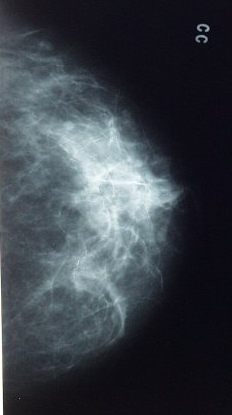
%> input picture Mammo CC P1.tif, 232 x 415 px
$ octave bme872_lab1.m   (GNU Octave 9; MATLAB toolbox functions it lacks are replaced by stand-ins)
%> lines starting %> are read from the running program, lines starting %| are printed output that depends on the picture
%% Part 1: Gray-Level Scaling and Histogram Equalization

img = imread('Mammo CC P1.tif');
%> img is the input picture: size 415x232x3 uint8; mean R, G, B 58.6, 65, 72.3

% Gray Level Scaling
img_gray = rgb2gray(img);

% Histogram Equalization
img_hist = histeq(img_gray); % Hist. equalization
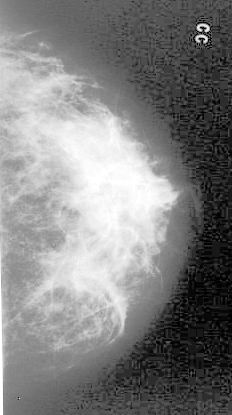
%> img_hist: size 415x232 uint8; min 0, max 255, mean 128.8

figure;
subplot(3,1,1);
imshow(img);
title('Original')
subplot(3,1,2);
imshow(img_gray);
title('Gray-Level Scaling')
subplot(3,1,3);
imshow(img_hist);
title('Histogram Equalization')

% Histrogram of the images before/after equalization
figure;
subplot(1,2,1);
imhist(img);
subplot(1,2,2);
imhist(img_hist);
%> figure, not shown here; panel 1: highest point at x = 13, y = 12464; panel 2: highest point at x = 45, y = 6967


%% Part 2: Applying Gray-Level Scaling and Hist. Equalization on Brain MRI

img2 = imread('0001.bmp');
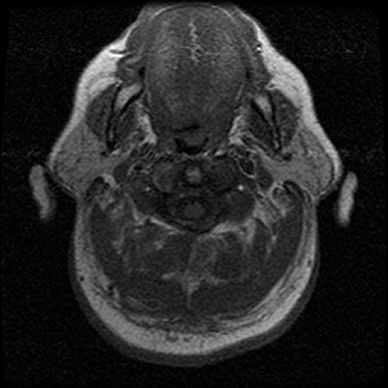
%> input picture 0001.bmp, 388 x 388 px
%> img2 is the input picture: size 388x388x3 uint8; min 0, max 255, mean 38.1
img_gray2 = rgb2gray(img2);
img_hist2 = histeq(img_gray2); % Hist. equalization
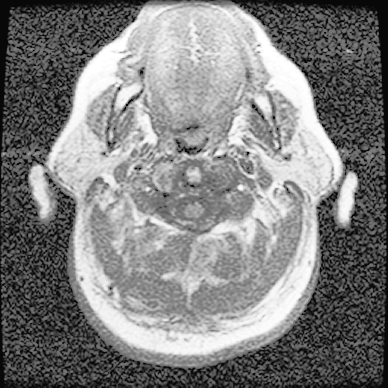
%> img_hist2: size 388x388 uint8; min 8, max 255, mean 128.1

figure;
subplot(3,1,1);
imshow(img2);
title('Original')
subplot(3,1,2);
imshow(img_gray2);
title('Gray-Level Scaling')
subplot(3,1,3);
imshow(img_hist2);
title('Histogram Equalization')

% Histrogram of the images before/after equalization
figure;
subplot(1,2,1);
imhist(img2);
subplot(1,2,2);
imhist(img_hist2);
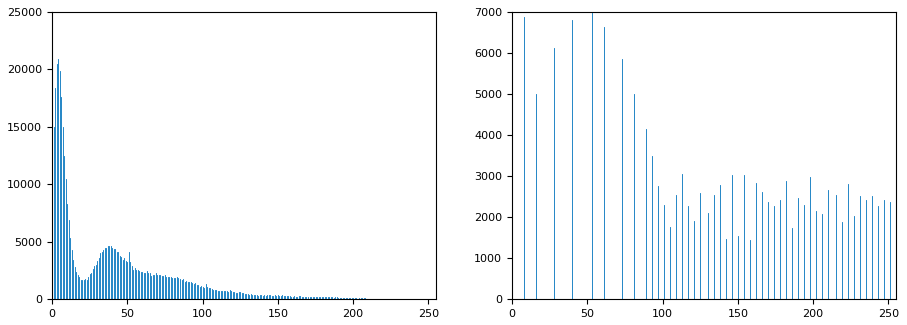
%> figure redrawn from the program's plot data, 2 panels; panel 1: highest point at x = 4, y = 20931; panel 2: highest point at x = 53, y = 6977

%% Part 3:

img3 = imread('070.tif');
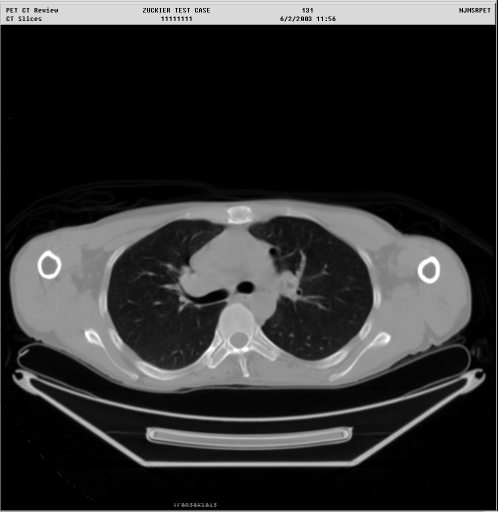
%> input picture 070.tif, 995 x 1024 px (shown at 1/2 size)
%> img3 is the input picture: size 1024x995x3 uint8; mean R, G, B 48.3, 48.3, 48.3
img3gray = rgb2gray(img3); % Convert to gray-scale

% Fourier transform
F = fft2(img3gray);
F2 = log(abs(F));
F3 = fftshift(F2);
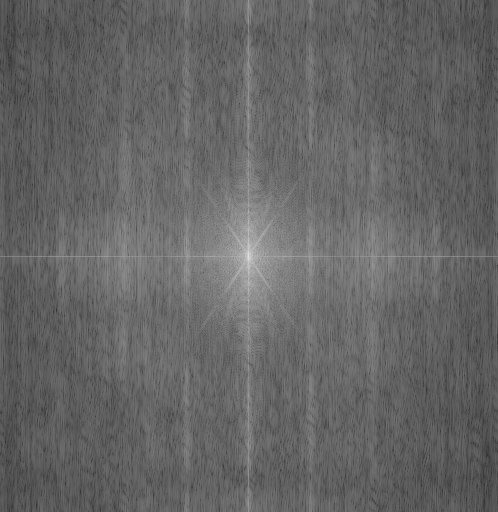
%> F3: size 1024x995 double (shown at 1/2 size); min 2.19, max 17.71, mean 8.35; mean of the top-left, top-right, bottom-left and bottom-right quarters 8.34, 8.36, 8.36, 8.36; drawn with min black and max white

figure;

subplot(2,2,1);
imshow(img3gray);
title('Original');

i1 = subplot(2,2,2);
imagesc(F3);
colormap(i1, gray);
title('Color Map: Gray');

i2 = subplot(2,2,3);
imagesc(F3);
colormap(i2,spring);
title('Color Map: Spring');

i3 = subplot(2,2,4);
imagesc(F3);
colormap(i3,jet);
title('Color Map: Jet');


%% Part 4

img4 = zeros(256,256); % Creating a 256*256 array of 0s
img4(128:129,128:129) = 255; % Setting the middle 2x2 pixels to = 255
theFT = abs(fft2(img4));

figure;
subplot(1,2,1);
imshow(img4);
title('Original Image');
subplot(1,2,2);
imagesc(theFT);
title('Fourier Spectrum Image');
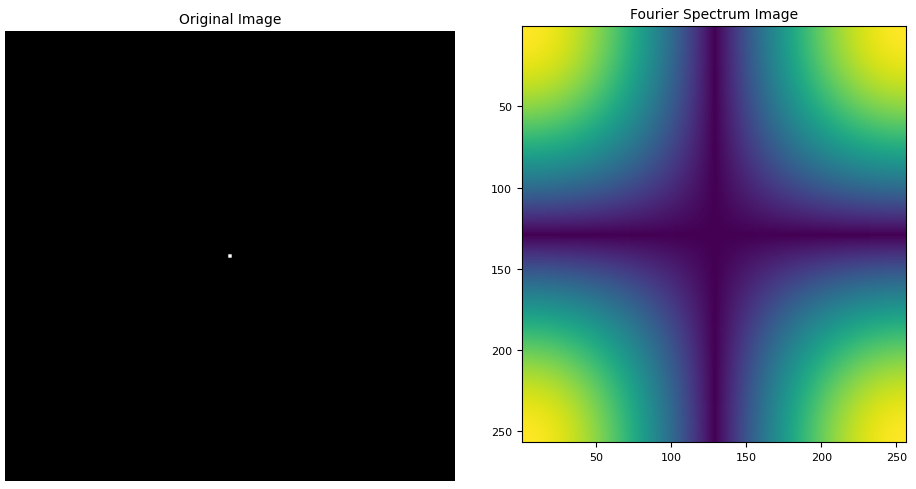
%> figure redrawn from the program's plot data, 2 panels
